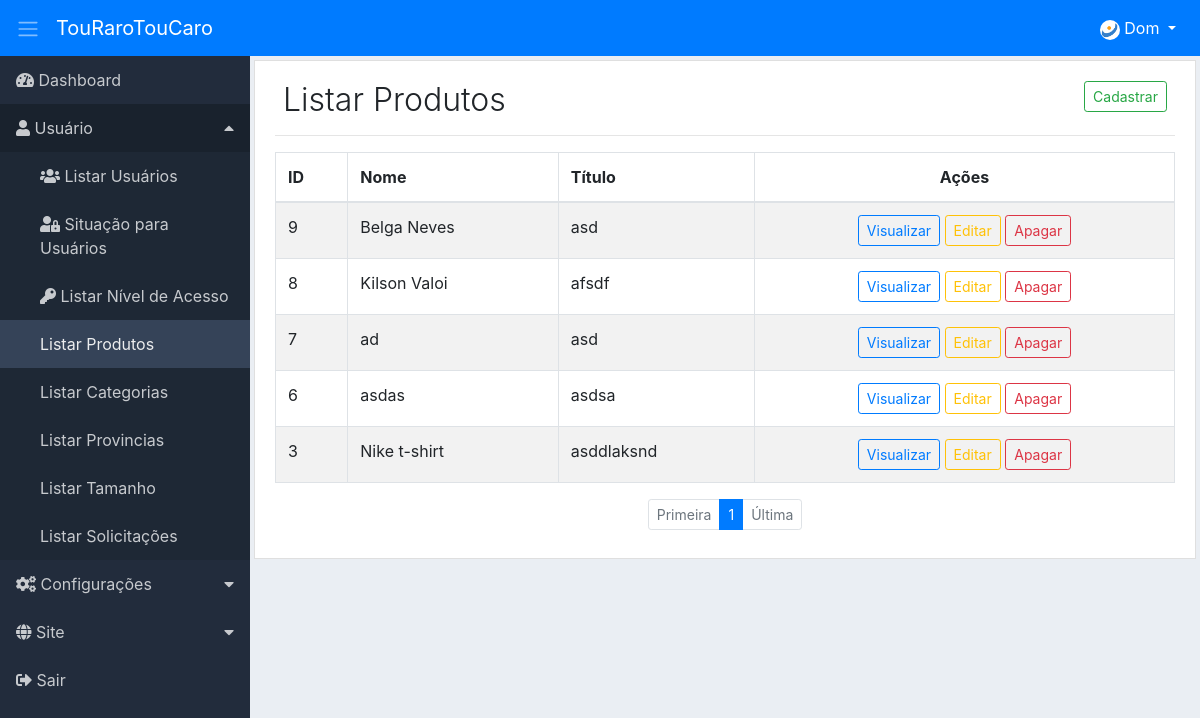
The page /adm/list-products/index (signed in) on the database as committed earlier.
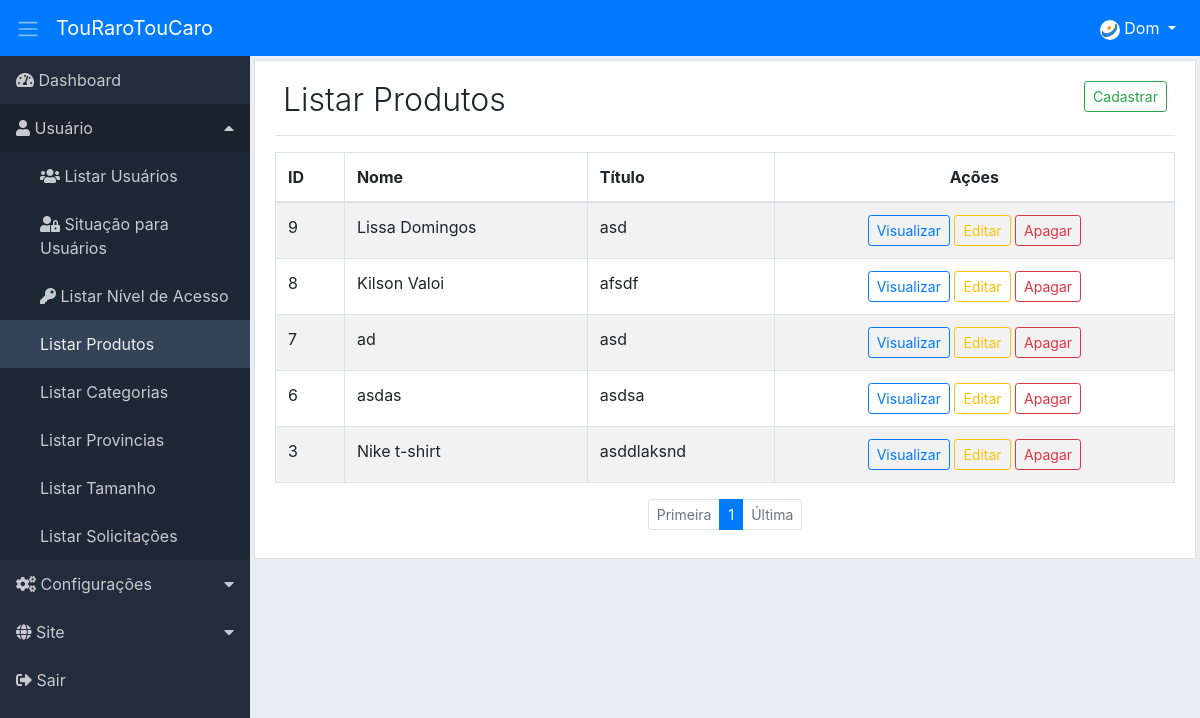
The same page on the database as committed later.
### tables this page shows
CREATE TABLE IF NOT EXISTS `sts_products` (
  `id` int NOT NULL AUTO_INCREMENT,
  `product_id` varchar(20) NOT NULL,
  `name` varchar(50) NOT NULL,
  `title` varchar(50) NOT NULL,
  `description` text NOT NULL,
  `type` varchar(50) NOT NULL,
  `price` double NOT NULL,
  `sts_categories_id` int NOT NULL,
  `sts_view_id` int NOT NULL,
  `image` varchar(250) DEFAULT NULL,
  `created` datetime NOT NULL,
  `modified` datetime DEFAULT NULL,
  PRIMARY KEY (`id`)
);

### adm/app/adms/Controllers/ListProducts.php (called while the page is built, shortened)
<?php
class ListProducts
{
    private $dados;
    public function index($pag = null) {
        $this->pag = (int) $pag ? $pag : 1;
        $listProducts = new \App\adms\Models\AdmsListProducts();
        if(isset($_GET['check']) && !empty($_GET['check'])){
            $listProducts->listProductsCheck($_GET['check'],$this->pag );
        }else{
            $listProducts->listProducts($this->pag);
        }
        if ($listProducts->getResultado()) {
            $this->dados['listProducts'] = $listProducts->getResultadoBd();
            $this->dados['pagination'] = $listProducts->getResultPg();
        } else {
            $this->dados['listProducts'] = [];
            $this->dados['pagination'] = null;
        }
        $button = ['add_product' => ['menu_controller' => 'add-product', 'menu_metodo' => 'index'],
            'view_product' => ['menu_controller' => 'view-product', 'menu_metodo' => 'index'],
            'edit_product' => ['menu_controller' => 'edit-product', 'menu_metodo' => 'index'],
            'delete_product' => ['menu_controller' => 'delete-product', 'menu_metodo' => 'index']];
        $listButton = new \App\adms\Models\helper\AdmsButton();
        $this->dados['button'] = $listButton->buttonPermission($button);
        $listMenu = new \App\adms\Models\AdmsMenu();
        $this->dados['menu'] = $listMenu->itemMenu();
        $this->dados['sidebarActive'] = "list-products";
        $carregarView = new \App\adms\core\ConfigView("adms/Views/products/listProducts", $this->dados);
        $carregarView->renderizar();
    }
}

### adm/core/ConfigController.php (called while the page is built, shortened)
<?php
class ConfigController extends Config
{
    private string $urlController;
    private string $urlMetodo;
    private string $urlParamentro;
    private array $format;
    public function __construct() {
        if (!empty(filter_input(INPUT_GET, 'url', FILTER_DEFAULT))) {
            $this->url = filter_input(INPUT_GET, 'url', FILTER_DEFAULT);
            $this->url = $this->limparUrl($this->url);
            $this->urlConjunto = explode("/", $this->url);
            if (isset($this->urlConjunto[0])) {
                $this->urlController = $this->slugController($this->urlConjunto[0]);
            } else {
                $this->urlController = $this->slugController(CONTROLLER);
            }
            if (isset($this->urlConjunto[1])) {
                $this->urlMetodo = $this->slugMetodo($this->urlConjunto[1]);
            } else {
                $this->urlController = $this->slugController(CONTROLLER);
                $this->urlMetodo = $this->slugMetodo(METODO);
            }
            if (isset($this->urlConjunto[2])) {
                $this->urlParamentro = $this->urlConjunto[2];
            } else {
                $this->urlParamentro = "";
            }
        } else {
            $this->urlController = $this->slugController(CONTROLLER);
            $this->urlMetodo = $this->slugMetodo(METODO);
            $this->urlParamentro = "";
        }
    }
    private function slugController($slugController) {
        $this->slugController = strtolower($slugController);
        $this->slugController = str_replace("-", " ", $this->slugController);
        $this->slugController = ucwords($this->slugController);
        $this->slugController = str_replace(" ", "", $this->slugController);
        return $this->slugController;
    }
    private function slugMetodo($slugMetodo) {
        $this->slugMetodo = $this->slugController($slugMetodo);
        $this->slugMetodo = lcfirst($this->slugMetodo);
        return $this->slugMetodo;
    }
    private function limparUrl($url) {
        $this->urlLimpa = strip_tags($url);
        $this->urlLimpa = trim($this->urlLimpa);
        $this->urlLimpa = rtrim($this->urlLimpa, "/");
        $this->format['a'] = 'ÀÁÂÃÄÅÆÇÈÉÊËÌÍÎÏÐÑÒÓÔÕÖØÙÚÛÜüÝÞßàáâãäåæçèéêëìíîïðñòóôõöøùúûýýþÿRr"!@#$%&*()_-+={[}]?;:.,\\\'<>°ºª ';
        $this->format['b'] = 'aaaaaaaceeeeiiiidnoooooouuuuuybsaaaaaaaceeeeiiiidnoooooouuuyybyRr--------------------------------';
        $this->urlLimpa = strtr(mb_convert_encoding($this->urlLimpa,'ISO-8859-1', 'UTF-8'), mb_convert_encoding($this->format['a'],'ISO-8859-1', 'UTF-8'), $this->format['b']);
        return $this->urlLimpa;
    }
    public function carregar() {
        $carregarPgAdm = new \Core\CarregarPgAdmLevel();
        $carregarPgAdm->carregarPg( $this->urlController, $this->urlMetodo, $this->urlParamentro);
    }
}

### adm/index.php (called while the page is built, shortened)
<?php
$url = new Home();
$url->carregar();

### adm/app/adms/Models/helper/AdmsRead.php (called while the page is built, shortened)
<?php
class AdmsRead extends AdmsConn
{
    private string $select;
    private array $values = [];
    private object $query;
    public function fullRead($query, $parseString = null) {
        $this->select = $query;
        if (!empty($parseString)) {
            parse_str($parseString, $this->values);
        }
        $this->exeIntruction();
    }
    private function exeIntruction() {
        $this->connection();
        try {
            $this->exeParameter();
            $this->query->execute();
            $this->result = $this->query->fetchAll();
        } catch (Exception $ex) {
            $this->result = null;
        }
    }
    private function connection() {
        $this->conn = $this->connect();
        $this->query = $this->conn->prepare($this->select);
        $this->query->setFetchMode(PDO::FETCH_ASSOC);
    }
    private function exeParameter() {
        if ($this->values) {
            foreach ($this->values as $link => $value) {
                if ($link == 'limit' || $link == 'offset') {
                    $value = (int) $value;
                }
                $this->query->bindValue(":{$link}", $value, (is_int($value) ? PDO::PARAM_INT : PDO::PARAM_STR));
            }
        }
    }
}

### adm/app/adms/Models/helper/AdmsConn.php (called while the page is built, shortened)
<?php
class AdmsConn
{
    private string $db = "mysql";
    private string $host = HOST;
    private string $user = USER;
    private string $pass = PASS;
    private string $dbname = DBNAME;
    private int $port = PORT;
    protected function connect() {
        try {
            $this->connect = new PDO($this->db . ':host=' . $this->host . ';port=' . $this->port . ';dbname=' . $this->dbname, $this->user, $this->pass);
            return $this->connect;
        } catch (Exception $ex) {
            die("Erro: Por favor tente novamente. Caso o problema persista, entre em contato o administrador " . EMAILADM . "!<br>");
        }
    }
}

### adm/app/adms/Models/AdmsListProducts.php (called while the page is built, shortened)
<?php
class AdmsListProducts
{
    private $limitResult = 40;
    public function listProducts($pag = null) {
        $this->pag = (int) $pag;
        $paginacao = new \App\adms\Models\helper\AdmsPagination(URLADM . 'list-products/index');
        $paginacao->condition($this->pag, $this->limitResult);
        $paginacao->pagination("SELECT COUNT(id) AS num_result FROM sts_products");
        $listProducts = new \App\adms\Models\helper\AdmsRead();
        $listProducts->fullRead("SELECT id, name,  title, sts_view_id
                FROM sts_products
                ORDER BY id DESC
                LIMIT :limit OFFSET :offset", "limit={$this->limitResult}&offset={$paginacao->getOffset()}");
    }
}

### adm/app/adms/Views/products/listProducts.php (the view, shortened to what the changed rows need)
<div class="content p-1">
    <div class="list-group-item">
        <div class="d-flex">
            <div class="mr-auto p-2">
                <h2 class="display-4 title">Listar Produtos</h2>
            </div>
        </div>
        <div class="table-responsive">
            <table class="table table-striped table-bordered table-hover">
                <thead>
                    <tr>
                        <th>ID</th>
                        <th>Nome </th>
                        <th>Título </th>
                        <th class="text-center">Ações</th>
                    </tr>
                </thead>
                <tbody>
                    <?php
                    foreach ($this->dados['listProducts'] as $types) {
                        extract($types);
                        ?>
                        <tr>
                            <td><?php echo $id; ?></td>
                            <td><?php echo $name; ?></td>
                            <td><?php echo $title; ?></td>
                            <td class="text-center">
                                <span class="d-none d-lg-block">
                                    <?php
                                    if ($this->dados['button']['view_product']) {
                                        echo "<a href='" . URLADM . "view-product/index/$id' class='btn btn-outline-primary btn-sm'>Visualizar</a> ";
                                    }
                                    if ($this->dados['button']['edit_product']) {
                                        echo "<a href='" . URLADM . "edit-product/index/$id' class='btn btn-outline-warning btn-sm'>Editar</a> ";
                                    }
                                    if ($this->dados['button']['delete_product']) {
                                        echo "<a href='" . URLADM . "delete-product/index/$id' class='btn btn-outline-danger btn-sm' data-confirm='Excluir'>Apagar</a> ";
                                    }
                                    ?>
                                </span>
                            </td>
                        </tr>
                        <?php
                    }
                    ?>
                </tbody>
            </table>
        </div>
    </div>
</div>

Rows that differ between the two databases and show on the page:
changed sts_products id 9: name "Belga Neves" → "Lissa Domingos"
